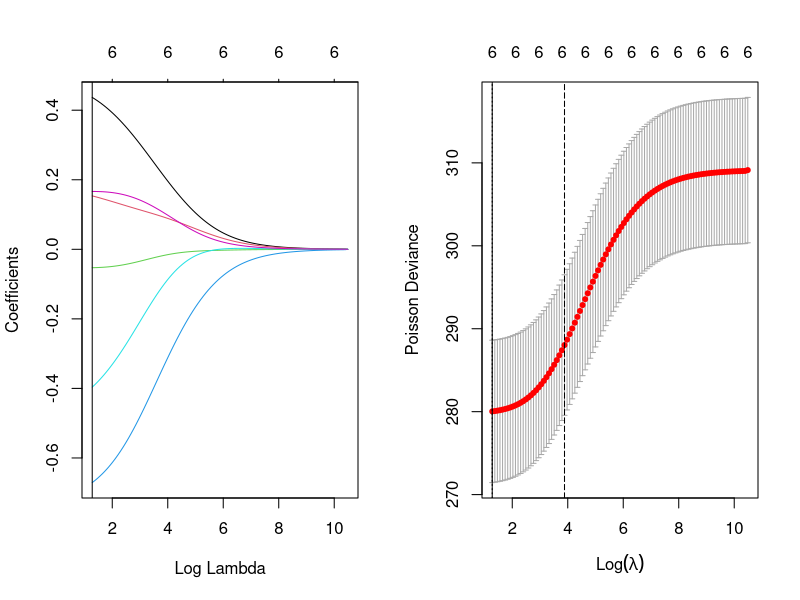
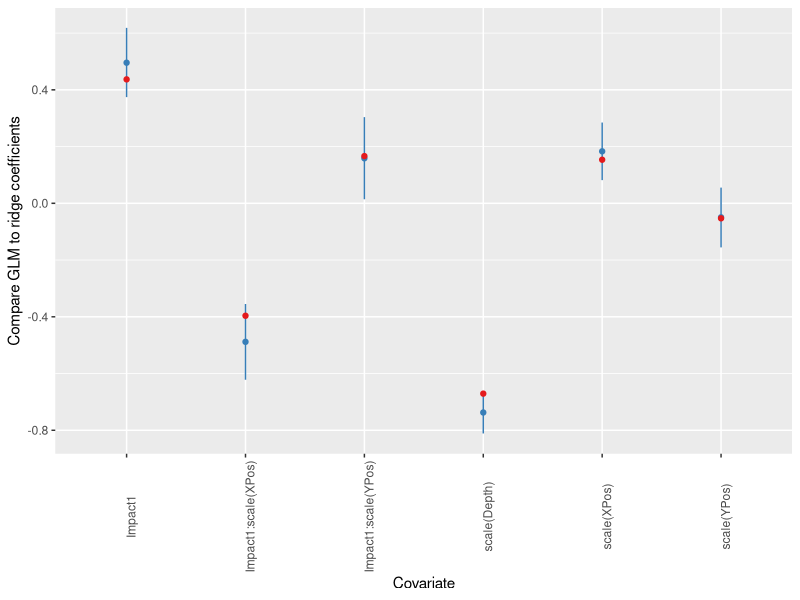
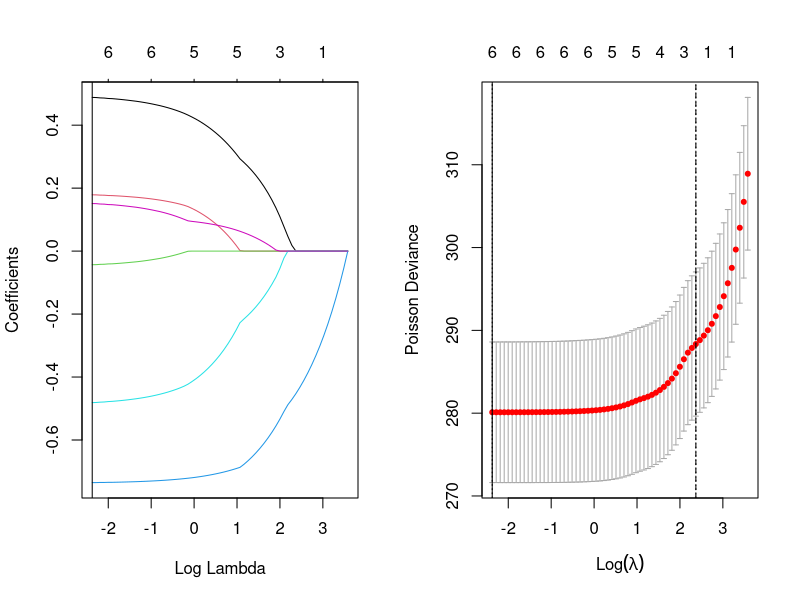
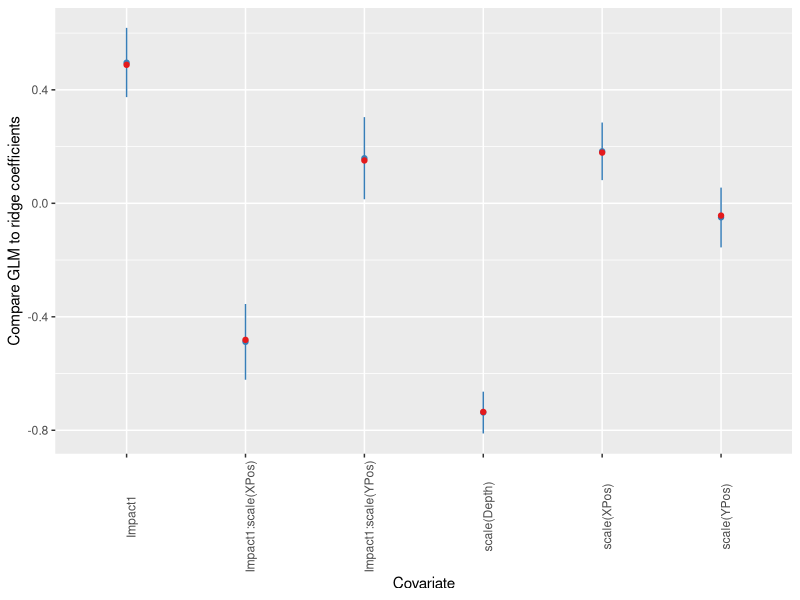
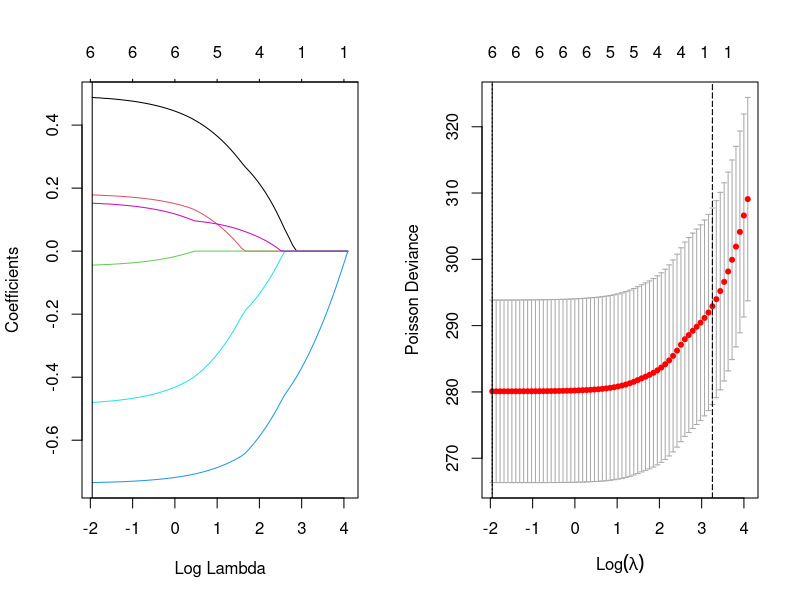
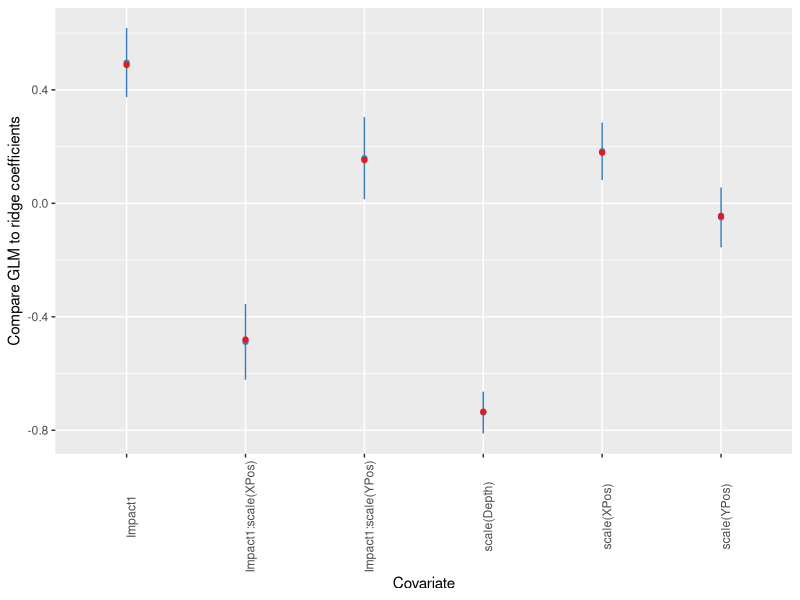
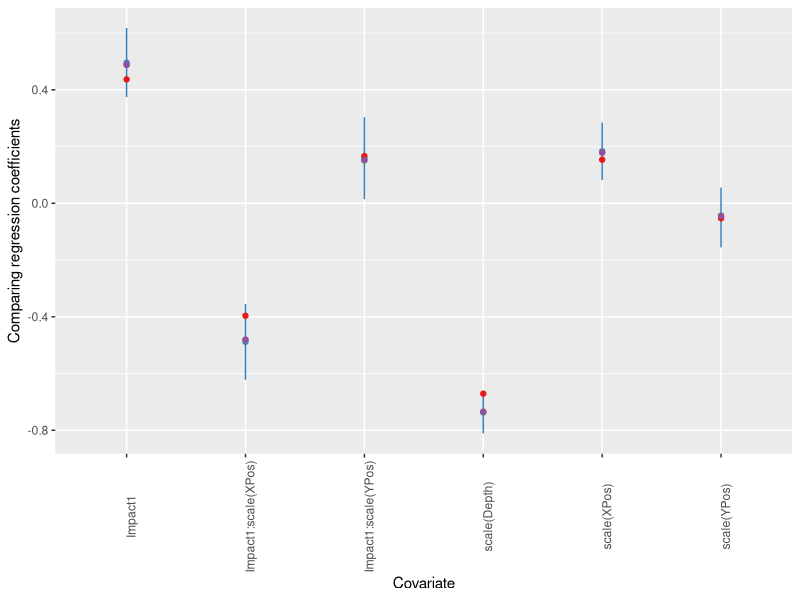

R code for these plots, in order:
# Libraries
library(tidyverse) # ggplot(.) 
library(glmnet) # for regularised regression

# Read dataset
df <- read.csv("HornsRev.csv")

# Set Impact as factor
df$Impact <- as.factor(df$Impact)

# Same as glmFitOD3 but covariates are scaled
glmFitOD3Scale <- glm(Nhat ~ Impact*scale(XPos) + Impact*scale(YPos) + 
                        scale(Depth), offset=log(Area), 
                      family=quasipoisson, data=df)

# Create design/model matrix
# Note: ignore the intercept term as glmnet already introduces one by default. 
xmatrix <- model.matrix(glmFitOD3Scale)
xmatrix <- xmatrix[, 2:ncol(xmatrix)]
head(xmatrix)

## Ridge Regression
# Fit the model and use cross validation to select lambda
ridge <- glmnet(xmatrix, df$Nhat, family="poisson", 
                offset=log(df$Area), alpha=0)
cvridge <- cv.glmnet(xmatrix, df$Nhat, family="poisson", 
                     offset=log(df$Area), alpha=0, nfolds=10)
# Examine the results
par(mfrow=c(1, 2))
plot(ridge, xvar="lambda") 
abline(v=log(cvridge$lambda.min)) 
plot(cvridge) 
abline(v=log(cvridge$lambda.min)) 
abline(v=log(cvridge$lambda.1se), lty=2)
# Examine which values of lambda were trialled and which was chosen
log(cvridge$lambda) 
log(cvridge$lambda.min)
# Investigate difference between ridge and glm
# quasi-Poisson fit
coefGLM <- as.data.frame(coef(glmFitOD3Scale)) 
colnames(coefGLM) <- "GLM"
coefGLM$Covariate <- row.names(coefGLM)
# Add 95% confidence intervals
confInt <- as.data.frame(confint(glmFitOD3Scale, level=0.95))
colnames(confInt) <- c("CI_Lower", "CI_Upper") 
confInt$Covariate <- row.names(confInt)
# Merge together
coefGLM <- dplyr::inner_join(coefGLM, confInt, by="Covariate")
# Ridge regression
coefRidge <- as.data.frame(as.matrix(coef(cvridge, s="lambda.min"))) 
colnames(coefRidge) <- "Ridge"
coefRidge$Covariate <- row.names(coefRidge)
# Merge data frames
mdlCoefs <- dplyr::inner_join(coefGLM, coefRidge, by="Covariate")
# Display differences
print(mdlCoefs)
# Plot (ignore intercept term just for scaling reasons) 
# blue = GLM (with CIs)
# red = Ridge regression
ggplot(subset(mdlCoefs, !Covariate %in% "(Intercept)")) +
  geom_point(aes(x=Covariate, y=GLM), col="#377eb8") + 
  geom_linerange(aes(x=Covariate, ymin=CI_Lower, ymax=CI_Upper),
                 col="#377eb8") + 
  geom_point(aes(x=Covariate, y=Ridge), col="#e41a1c") +
  ylab("Compare GLM to ridge coefficients") + 
  theme(axis.text.x=element_text(angle=90), legend.position="none")
# Do the ridge coeffs lie within 95% CIs of the glmOD?
ifelse(mdlCoefs$Ridge > mdlCoefs$CI_Lower & 
         mdlCoefs$Ridge < mdlCoefs$CI_Upper, TRUE, FALSE)
# Yes for all

## LASSO

lasso <- glmnet(xmatrix, df$Nhat, family="poisson", 
                offset=log(df$Area), alpha=1)
cvlasso <- cv.glmnet(xmatrix, df$Nhat, family="poisson", 
                     offset=log(df$Area), alpha=1, nfolds=10)
# Examine the results
par(mfrow=c(1, 2))
plot(lasso, xvar="lambda") 
abline(v=log(cvlasso$lambda.min)) 
plot(cvlasso) 
abline(v=log(cvlasso$lambda.min)) 
abline(v=log(cvlasso$lambda.1se), lty=2)
# Examine which values of lambda were trialled and which was chosen
log(cvlasso$lambda) 
log(cvlasso$lambda.min)
# Investigate difference between lasso and glm
coefLasso <- as.data.frame(as.matrix(coef(cvlasso, s="lambda.min"))) 
colnames(coefLasso) <- "LASSO"
coefLasso$Covariate <- row.names(coefLasso)
# Merge data frames
mdlCoefs <- dplyr::inner_join(mdlCoefs, coefLasso, by="Covariate")
# Display differences
print(mdlCoefs)
# Plot (ignore intercept term just for scaling reasons) 
# blue = GLM (with CIs)
# red = Ridge regression
ggplot(subset(mdlCoefs, !Covariate %in% "(Intercept)")) +
  geom_point(aes(x=Covariate, y=GLM), col="#377eb8") + 
  geom_linerange(aes(x=Covariate, ymin=CI_Lower, ymax=CI_Upper),
                 col="#377eb8") + 
  geom_point(aes(x=Covariate, y=LASSO), col="#e41a1c") +
  ylab("Compare GLM to ridge coefficients") + 
  theme(axis.text.x=element_text(angle=90), legend.position="none")
# Do the ridge coeffs lie within 95% CIs of the glmOD?
ifelse(mdlCoefs$LASSO > mdlCoefs$CI_Lower & 
         mdlCoefs$LASSO < mdlCoefs$CI_Upper, TRUE, FALSE)
# Yes for all again

## Elastic Net

net <- glmnet(xmatrix, df$Nhat, family="poisson", 
                offset=log(df$Area), alpha=0.6)
cvnet <- cv.glmnet(xmatrix, df$Nhat, family="poisson", 
                     offset=log(df$Area), alpha=0.6, nfolds=10)
# Examine the results
par(mfrow=c(1, 2))
plot(net, xvar="lambda") 
abline(v=log(cvnet$lambda.min)) 
plot(cvnet) 
abline(v=log(cvnet$lambda.min)) 
abline(v=log(cvnet$lambda.1se), lty=2)
# Examine which values of lambda were trialled and which was chosen
log(cvnet$lambda) 
log(cvnet$lambda.min)
# Investigate difference between lasso and glm
coefNet <- as.data.frame(as.matrix(coef(cvnet, s="lambda.min"))) 
colnames(coefNet) <- "Net"
coefNet$Covariate <- row.names(coefNet)
# Merge data frames
mdlCoefs <- dplyr::inner_join(mdlCoefs, coefNet, by="Covariate")
# Display differences
print(mdlCoefs)
# Plot (ignore intercept term just for scaling reasons) 
# blue = GLM (with CIs)
# red = Ridge regression
ggplot(subset(mdlCoefs, !Covariate %in% "(Intercept)")) +
  geom_point(aes(x=Covariate, y=GLM), col="#377eb8") + 
  geom_linerange(aes(x=Covariate, ymin=CI_Lower, ymax=CI_Upper),
                 col="#377eb8") + 
  geom_point(aes(x=Covariate, y=Net), col="#e41a1c") +
  ylab("Compare GLM to ridge coefficients") + 
  theme(axis.text.x=element_text(angle=90), legend.position="none")
# Do the ridge coeffs lie within 95% CIs of the glmOD?
ifelse(mdlCoefs$Net > mdlCoefs$CI_Lower & 
         mdlCoefs$Net < mdlCoefs$CI_Upper, TRUE, FALSE)
# Yes for all again

## Compare all

# blue = GLM (with CIs) 
# red = Ridge
# green = LASSO
# purple = Elastic net 
ggplot(subset(mdlCoefs, !Covariate %in% "(Intercept)")) +
  geom_point(aes(x=Covariate, y=GLM), col="#377eb8") + 
  geom_linerange(aes(x=Covariate, ymin=CI_Lower, ymax=CI_Upper),
                 col="#377eb8") + 
  geom_point(aes(x=Covariate, y=Ridge), col="#e41a1c") +
  geom_point(aes(x=Covariate, y=LASSO), col="#4daf4a") + 
  geom_point(aes(x=Covariate, y=Net), col="#984ea3") + 
  ylab("Comparing regression coefficients") + 
  theme(axis.text.x=element_text(angle=90),
        legend.position="none")

mean(cvridge$cvm)
mean(cvlasso$cvm)
mean(cvnet$cvm)

#> mean(cvridge$cvm)
#[1] 297.8179
#> mean(cvlasso$cvm)
#[1] 284.4915
#> mean(cvnet$cvm)
#[1] 285.0103

